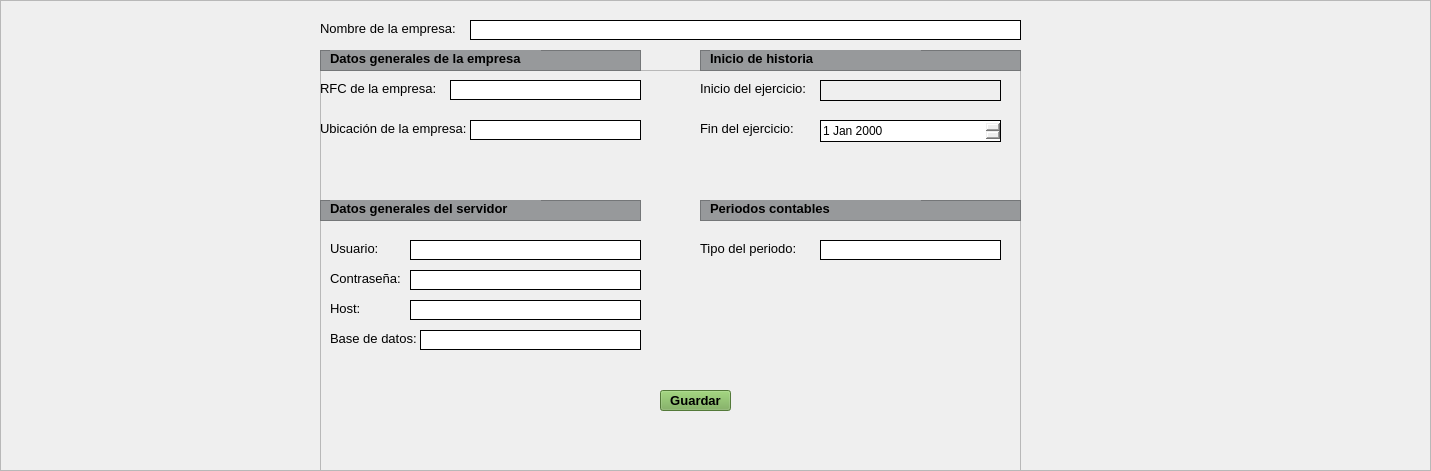
              <widget class="QFrame" name="Desarrollo">
               <property name="geometry">
                <rect>
                 <x>0</x>
                 <y>120</y>
                 <width>1431</width>
                 <height>471</height>
                </rect>
               </property>
               <property name="frameShape">
                <enum>QFrame::StyledPanel</enum>
               </property>
               <property name="frameShadow">
                <enum>QFrame::Raised</enum>
               </property>
               <widget class="QLabel" name="advertencia">
                <property name="geometry">
                 <rect>
                  <x>580</x>
                  <y>260</y>
                  <width>471</width>
                  <height>20</height>
                 </rect>
                </property>
                <property name="styleSheet">
                 <string notr="true">color: rgb(249, 66, 58);</string>
                </property>
                <property name="text">
                 <string>&lt;html&gt;&lt;head/&gt;&lt;body&gt;&lt;p align=&quot;center&quot;&gt;&lt;br/&gt;&lt;/p&gt;&lt;/body&gt;&lt;/html&gt;</string>
                </property>
               </widget>
               <widget class="QLabel" name="cuenta">
                <property name="geometry">
                 <rect>
                  <x>360</x>
                  <y>100</y>
                  <width>81</width>
                  <height>31</height>
                 </rect>
                </property>
                <property name="font">
                 <font>
                  <pointsize>12</pointsize>
                 </font>
                </property>
                <property name="text">
                 <string/>
                </property>
               </widget>
               <widget class="QLabel" name="fecha">
                <property name="geometry">
                 <rect>
                  <x>700</x>
                  <y>410</y>
                  <width>131</width>
                  <height>20</height>
                 </rect>
                </property>
                <property name="styleSheet">
                 <string notr="true">color: rgb(116, 170, 80);</string>
                </property>
                <property name="text">
                 <string/>
                </property>
               </widget>
               <widget class="QLabel" name="fecha_limite">
                <property name="geometry">
                 <rect>
                  <x>730</x>
                  <y>190</y>
                  <width>131</width>
                  <height>31</height>
                 </rect>
                </property>
                <property name="font">
                 <font>
                  <pointsize>12</pointsize>
                 </font>
                </property>
                <property name="text">
                 <string/>
                </property>
               </widget>
               <widget class="QLabel" name="nombre">
                <property name="geometry">
                 <rect>
                  <x>590</x>
                  <y>100</y>
                  <width>281</width>
                  <height>31</height>
                 </rect>
                </property>
                <property name="font">
                 <font>
                  <pointsize>12</pointsize>
                 </font>
                </property>
                <property name="text">
                 <string/>
                </property>
               </widget>
               <widget class="QLabel" name="fecha_registro">
                <property name="geometry">
                 <rect>
                  <x>760</x>
                  <y>220</y>
                  <width>131</width>
                  <height>31</height>
                 </rect>
                </property>
                <property name="font">
                 <font>
                  <pointsize>12</pointsize>
                 </font>
                </property>
                <property name="text">
                 <string/>
                </property>
               </widget>
               <widget class="QLabel" name="fecha_sig">
                <property name="geometry">
                 <rect>
                  <x>550</x>
                  <y>410</y>
                  <width>131</width>
                  <height>20</height>
                 </rect>
                </property>
                <property name="styleSheet">
                 <string notr="true">color: rgb(116, 170, 80);</string>
                </property>
                <property name="text">
                 <string/>
                </property>
               </widget>
               <widget class="QLabel" name="total_pag">
                <property name="geometry">
                 <rect>
                  <x>660</x>
                  <y>290</y>
                  <width>131</width>
                  <height>31</height>
                 </rect>
                </property>
                <property name="font">
                 <font>
                  <pointsize>12</pointsize>
                 </font>
                </property>
                <property name="text">
                 <string/>
                </property>
               </widget>
               <widget class="QLabel" name="realizo_pago">
                <property name="geometry">
                 <rect>
                  <x>290</x>
                  <y>380</y>
                  <width>551</width>
                  <height>20</height>
                 </rect>
                </property>
                <property name="styleSheet">
                 <string notr="true">color: rgb(116, 170, 80);</string>
                </property>
                <property name="text">
                 <string>&lt;html&gt;&lt;head/&gt;&lt;body&gt;&lt;p align=&quot;center&quot;&gt;&lt;br/&gt;&lt;/p&gt;&lt;/body&gt;&lt;/html&gt;</string>
                </property>
               </widget>
               <widget class="QFrame" name="contenido_frame_bajo">
                <property name="geometry">
                 <rect>
                  <x>320</x>
                  <y>70</y>
                  <width>701</width>
                  <height>521</height>
                 </rect>
                </property>
                <property name="frameShape">
                 <enum>QFrame::StyledPanel</enum>
                </property>
                <property name="frameShadow">
                 <enum>QFrame::Raised</enum>
                </property>
                <widget class="QLabel" name="titulo_rfc">
                 <property name="geometry">
                  <rect>
                   <x>0</x>
                   <y>10</y>
                   <width>121</width>
                   <height>16</height>
                  </rect>
                 </property>
                 <property name="font">
                  <font>
                   <pointsize>10</pointsize>
                  </font>
                 </property>
                 <property name="text">
                  <string>RFC de la empresa:</string>
                 </property>
                </widget>
                <widget class="QLineEdit" name="caja_rfc">
                 <property name="geometry">
                  <rect>
                   <x>130</x>
                   <y>10</y>
                   <width>191</width>
                   <height>20</height>
                  </rect>
                 </property>
                 <property name="styleSheet">
                  <string notr="true">QLineEdit#caja_rfc{border: 1px solid rgb(0,0,0);}</string>
                 </property>
                </widget>
                <widget class="QToolButton" name="boton_guardar">
                 <property name="geometry">
                  <rect>
                   <x>340</x>
                   <y>320</y>
                   <width>71</width>
                   <height>21</height>
                  </rect>
                 </property>
                 <property name="font">
                  <font>
                   <pointsize>10</pointsize>
                   <bold>true</bold>
                  </font>
                 </property>
                 <property name="styleSheet">
                  <string notr="true">background-color: rgb(116,170,80);</string>
                 </property>
                 <property name="text">
                  <string>Guardar</string>
                 </property>
                </widget>
                <widget class="QLabel" name="titulo_iniciol">
                 <property name="geometry">
                  <rect>
                   <x>380</x>
                   <y>10</y>
                   <width>111</width>
                   <height>16</height>
                  </rect>
                 </property>
                 <property name="font">
                  <font>
                   <pointsize>10</pointsize>
                  </font>
                 </property>
                 <property name="text">
                  <string>Inicio del ejercicio:</string>
                 </property>
                </widget>
                <widget class="QLabel" name="titulo_fin">
                 <property name="geometry">
                  <rect>
                   <x>380</x>
                   <y>50</y>
                   <width>111</width>
                   <height>16</height>
                  </rect>
                 </property>
                 <property name="font">
                  <font>
                   <pointsize>10</pointsize>
                  </font>
                 </property>
                 <property name="text">
                  <string>Fin del ejercicio:</string>
                 </property>
                </widget>
                <widget class="QDateEdit" name="fecha_fin">
                 <property name="geometry">
                  <rect>
                   <x>500</x>
                   <y>50</y>
                   <width>181</width>
                   <height>22</height>
                  </rect>
                 </property>
                 <property name="styleSheet">
                  <string notr="true">QDateEdit#fecha_fin{border: 1px solid rgb(0,0,0);}</string>
                 </property>
                </widget>
                <widget class="QFrame" name="linea_ubicacion">
                 <property name="geometry">
                  <rect>
                   <x>0</x>
                   <y>130</y>
                   <width>321</width>
                   <height>21</height>
                  </rect>
                 </property>
                 <property name="styleSheet">
                  <string notr="true">background-color: rgb(151,153,155);
</string>
                 </property>
                 <property name="frameShape">
                  <enum>QFrame::StyledPanel</enum>
                 </property>
                 <property name="frameShadow">
                  <enum>QFrame::Raised</enum>
                 </property>
                 <widget class="QLabel" name="datos_cliente_7">
                  <property name="geometry">
                   <rect>
                    <x>10</x>
                    <y>0</y>
                    <width>211</width>
                    <height>16</height>
                   </rect>
                  </property>
                  <property name="font">
                   <font>
                    <pointsize>10</pointsize>
                    <bold>true</bold>
                   </font>
                  </property>
                  <property name="text">
                   <string>Datos generales del servidor</string>
                  </property>
                 </widget>
                </widget>
                <widget class="QFrame" name="linea_periodos">
                 <property name="geometry">
                  <rect>
                   <x>380</x>
                   <y>130</y>
                   <width>321</width>
                   <height>21</height>
                  </rect>
                 </property>
                 <property name="styleSheet">
                  <string notr="true">background-color: rgb(151,153,155);
</string>
                 </property>
                 <property name="frameShape">
                  <enum>QFrame::StyledPanel</enum>
                 </property>
                 <property name="frameShadow">
                  <enum>QFrame::Raised</enum>
                 </property>
                 <widget class="QLabel" name="datos_cliente_9">
                  <property name="geometry">
                   <rect>
                    <x>10</x>
                    <y>0</y>
                    <width>211</width>
                    <height>16</height>
                   </rect>
                  </property>
                  <property name="font">
                   <font>
                    <pointsize>10</pointsize>
                    <bold>true</bold>
                   </font>
                  </property>
                  <property name="text">
                   <string>Periodos contables</string>
                  </property>
                 </widget>
                </widget>
                <widget class="QLabel" name="titulo_servidor">
                 <property name="geometry">
                  <rect>
                   <x>10</x>
                   <y>170</y>
                   <width>171</width>
                   <height>16</height>
                  </rect>
                 </property>
                 <property name="font">
                  <font>
                   <pointsize>10</pointsize>
                  </font>
                 </property>
                 <property name="text">
                  <string>Usuario:</string>
                 </property>
                </widget>
                <widget class="QLineEdit" name="caja_usuario">
                 <property name="geometry">
                  <rect>
                   <x>90</x>
                   <y>170</y>
                   <width>231</width>
                   <height>20</height>
                  </rect>
                 </property>
                 <property name="styleSheet">
                  <string notr="true">QLineEdit#caja_usuario{border: 1px solid rgb(0,0,0);}</string>
                 </property>
                </widget>
                <widget class="QLabel" name="titulo_base">
                 <property name="geometry">
                  <rect>
                   <x>10</x>
                   <y>200</y>
                   <width>101</width>
                   <height>16</height>
                  </rect>
                 </property>
                 <property name="font">
                  <font>
                   <pointsize>10</pointsize>
                  </font>
                 </property>
                 <property name="text">
                  <string>Contraseña:</string>
                 </property>
                </widget>
                <widget class="QLineEdit" name="caja_contrasena">
                 <property name="geometry">
                  <rect>
                   <x>90</x>
                   <y>200</y>
                   <width>231</width>
                   <height>20</height>
                  </rect>
                 </property>
                 <property name="styleSheet">
                  <string notr="true">QLineEdit#caja_contrasena{border: 1px solid rgb(0,0,0);}</string>
                 </property>
                </widget>
                <widget class="QLabel" name="titulo_ubicacion">
                 <property name="geometry">
                  <rect>
                   <x>10</x>
                   <y>230</y>
                   <width>181</width>
                   <height>16</height>
                  </rect>
                 </property>
                 <property name="font">
                  <font>
                   <pointsize>10</pointsize>
                  </font>
                 </property>
                 <property name="text">
                  <string>Host: </string>
                 </property>
                </widget>
                <widget class="QLineEdit" name="caja_host">
                 <property name="geometry">
                  <rect>
                   <x>90</x>
                   <y>230</y>
                   <width>231</width>
                   <height>20</height>
                  </rect>
                 </property>
                 <property name="styleSheet">
                  <string notr="true">QLineEdit#caja_host{border: 1px solid rgb(0,0,0);}</string>
                 </property>
                </widget>
                <widget class="QLabel" name="titulo_tipop">
                 <property name="geometry">
                  <rect>
                   <x>380</x>
                   <y>170</y>
                   <width>111</width>
                   <height>16</height>
                  </rect>
                 </property>
                 <property name="font">
                  <font>
                   <pointsize>10</pointsize>
                  </font>
                 </property>
                 <property name="text">
                  <string>Tipo del periodo:</string>
                 </property>
                </widget>
                <widget class="QLabel" name="titulo_rfc_2">
                 <property name="geometry">
                  <rect>
                   <x>0</x>
                   <y>50</y>
                   <width>151</width>
                   <height>16</height>
                  </rect>
                 </property>
                 <property name="font">
                  <font>
                   <pointsize>10</pointsize>
                  </font>
                 </property>
                 <property name="text">
                  <string>Ubicación de la empresa:</string>
                 </property>
                </widget>
                <widget class="QLineEdit" name="caja_ubicacion_bd">
                 <property name="geometry">
                  <rect>
                   <x>150</x>
                   <y>50</y>
                   <width>171</width>
                   <height>20</height>
                  </rect>
                 </property>
                 <property name="styleSheet">
                  <string notr="true">QLineEdit#caja_ubicacion_bd{border: 1px solid rgb(0,0,0);}</string>
                 </property>
                </widget>
                <widget class="QLineEdit" name="caja_periodo">
                 <property name="geometry">
                  <rect>
                   <x>500</x>
                   <y>170</y>
                   <width>181</width>
                   <height>20</height>
                  </rect>
                 </property>
                 <property name="styleSheet">
                  <string notr="true">QLineEdit#caja_periodo{border: 1px solid rgb(0,0,0);}</string>
                 </property>
                </widget>
                <widget class="QLabel" name="titulo_ubicacion_2">
                 <property name="geometry">
                  <rect>
                   <x>10</x>
                   <y>260</y>
                   <width>181</width>
                   <height>16</height>
                  </rect>
                 </property>
                 <property name="font">
                  <font>
                   <pointsize>10</pointsize>
                  </font>
                 </property>
                 <property name="text">
                  <string>Base de datos:</string>
                 </property>
                </widget>
                <widget class="QLineEdit" name="caja_base">
                 <property name="geometry">
                  <rect>
                   <x>100</x>
                   <y>260</y>
                   <width>221</width>
                   <height>20</height>
                  </rect>
                 </property>
                 <property name="styleSheet">
                  <string notr="true">QLineEdit#caja_base{border: 1px solid rgb(0,0,0);}</string>
                 </property>
                </widget>
                <widget class="QLabel" name="fechar">
                 <property name="geometry">
                  <rect>
                   <x>500</x>
                   <y>10</y>
                   <width>181</width>
                   <height>21</height>
                  </rect>
                 </property>
                 <property name="styleSheet">
                  <string notr="true">QLabel#fechar{border: 1px solid rgb(0,0,0);}</string>
                 </property>
                 <property name="text">
                  <string/>
                 </property>
                </widget>
               </widget>
               <widget class="QFrame" name="linea_datosg">
                <property name="geometry">
                 <rect>
                  <x>320</x>
                  <y>50</y>
                  <width>321</width>
                  <height>21</height>
                 </rect>
                </property>
                <property name="styleSheet">
                 <string notr="true">background-color: rgb(151,153,155);
</string>
                </property>
                <property name="frameShape">
                 <enum>QFrame::StyledPanel</enum>
                </property>
                <property name="frameShadow">
                 <enum>QFrame::Raised</enum>
                </property>
                <widget class="QLabel" name="datos_cliente_3">
                 <property name="geometry">
                  <rect>
                   <x>10</x>
                   <y>0</y>
                   <width>211</width>
                   <height>16</height>
                  </rect>
                 </property>
                 <property name="font">
                  <font>
                   <pointsize>10</pointsize>
                   <bold>true</bold>
                  </font>
                 </property>
                 <property name="text">
                  <string>Datos generales de la empresa</string>
                 </property>
                </widget>
               </widget>
               <widget class="QFrame" name="linea_historia">
                <property name="geometry">
                 <rect>
                  <x>700</x>
                  <y>50</y>
                  <width>321</width>
                  <height>21</height>
                 </rect>
                </property>
                <property name="styleSheet">
                 <string notr="true">background-color: rgb(151,153,155);
</string>
                </property>
                <property name="frameShape">
                 <enum>QFrame::StyledPanel</enum>
                </property>
                <property name="frameShadow">
                 <enum>QFrame::Raised</enum>
                </property>
                <widget class="QLabel" name="datos_cliente_5">
                 <property name="geometry">
                  <rect>
                   <x>10</x>
                   <y>0</y>
                   <width>211</width>
                   <height>16</height>
                  </rect>
                 </property>
                 <property name="font">
                  <font>
                   <pointsize>10</pointsize>
                   <bold>true</bold>
                  </font>
                 </property>
                 <property name="text">
                  <string>Inicio de historia</string>
                 </property>
                </widget>
               </widget>
               <widget class="QLabel" name="titutlo_nom_emp">
                <property name="geometry">
                 <rect>
                  <x>320</x>
                  <y>20</y>
                  <width>141</width>
                  <height>16</height>
                 </rect>
                </property>
                <property name="font">
                 <font>
                  <pointsize>10</pointsize>
                 </font>
                </property>
                <property name="text">
                 <string>Nombre de la empresa: </string>
                </property>
               </widget>
               <widget class="QLineEdit" name="caja_empresa">
                <property name="geometry">
                 <rect>
                  <x>470</x>
                  <y>20</y>
                  <width>551</width>
                  <height>20</height>
                 </rect>
                </property>
                <property name="styleSheet">
                 <string notr="true">QLineEdit#caja_empresa{border: 1px solid rgb(0,0,0);}</string>
                </property>
               </widget>
              </widget>
